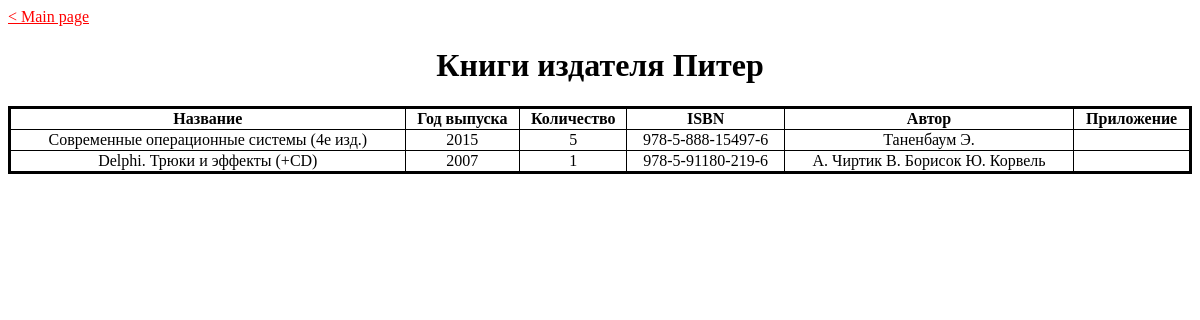
The app's page /books-by-publisher.php?publ=Питер with its own data.
### tables this page shows
CREATE TABLE `literature` (
  `id_book` int(11) NOT NULL,
  `name` text NOT NULL,
  `publication_date` date NOT NULL,
  `publisher` text NOT NULL,
  `quantity` int(11) NOT NULL,
  `ISBN` varchar(20) NOT NULL,
  `journal number` int(11) DEFAULT NULL,
  `type` enum('Book','Journal','Newspaper','') NOT NULL,
  `fid_resourse` int(11) DEFAULT NULL
);

CREATE TABLE `book_authors` (
  `fid_book` int(11) NOT NULL,
  `fid_authors` int(11) NOT NULL
);

CREATE TABLE `authors` (
  `id` int(11) NOT NULL,
  `name` text NOT NULL
);

### books-by-publisher.php (the view, shortened to what this page needs)
<?php
	require 'conn.php';
	$title = "Книги издателя " . $_GET['publ'];
?>
<!DOCTYPE html>
<html lang="ru">
<head>
	<link rel="stylesheet" href="style.css">
</head>
<body>
	<?php
		include 'main-page-link.php';
	?>
	<h1>
		<?php echo $title;	?>
	</h1>
	<table border="1">
		<thead>
			<th>Название</th>
			<th>Год выпуска</th>
			<th>Количество</th>
			<th>ISBN</th>
			<th>Автор</th>
			<th>Приложение</th>
		</thead>
		<tbody>
			<?php
				$stm = "
SELECT l.id_book, l.name, DATE_FORMAT(l.publication_date, '%Y'), l.quantity, l.ISBN, r.title
	FROM literature l
    LEFT JOIN resourse r ON r.id=l.fid_resourse
	WHERE l.publisher LIKE ?;";
				$stm2 = "
SELECT * FROM book_authors ba
	INNER JOIN authors a ON a.id=ba.fid_authors
    WHERE ba.fid_book=?;";
				$pdo_stm = $pdo->prepare($stm);
				$pdo_stm->execute(
                	array($_GET['publ'])
            	);
				$pdo_stm2 = $pdo->prepare($stm2);
            	$pdo_stm->setFetchMode(PDO::FETCH_NUM);
            	foreach ($pdo_stm as $row) {
            		$book_id = $row[0];
                	echo '<tr>';
                	for ($i = 1; $i <= 4; ++$i) {
                    	echo '<td>' . $row[$i] . '</td>';
                	}
                	echo "<td>";
					$pdo_stm2->execute(
    	            	array($book_id)
        	    	);
        	    	foreach ($pdo_stm2 as $row2) {
        	    		echo $row2['name'] . ' ';
        	    	}
                	echo "</td>";
                	echo "<td>" . $row[5] . "</td>";
                	echo '</tr>';
            	}
			?>
		</tbody>
	</table>
</body>

### main-page-link.php
<?php
function main_page_link() {
	echo file_get_contents("main-page-link.htm");
}

### style.css (style rules this page uses)
body { text-align: center; }
table { width: 100%; border-collapse: collapse; border: 3px solid black; }
.main-page-link { display: block; text-align: start; color: red; }

### records on screen
literature: name "Современные операционные системы (4е изд.)", i "2015", quantity "5", ISBN "978-5-888-15497-6"
book_authors: fid_authors.name "Таненбаум Э."
literature: name "Delphi. Трюки и эффекты (+CD)", i "2007", quantity "1", ISBN "978-5-91180-219-6"
book_authors: fid_authors.name "А. Чиртик"
book_authors: fid_authors.name "В. Борисок"
book_authors: fid_authors.name "Ю. Корвель"

### other values on screen
file_get_contents("main-page-link.htm") "< Main page"
$title "Книги издателя Питер"
